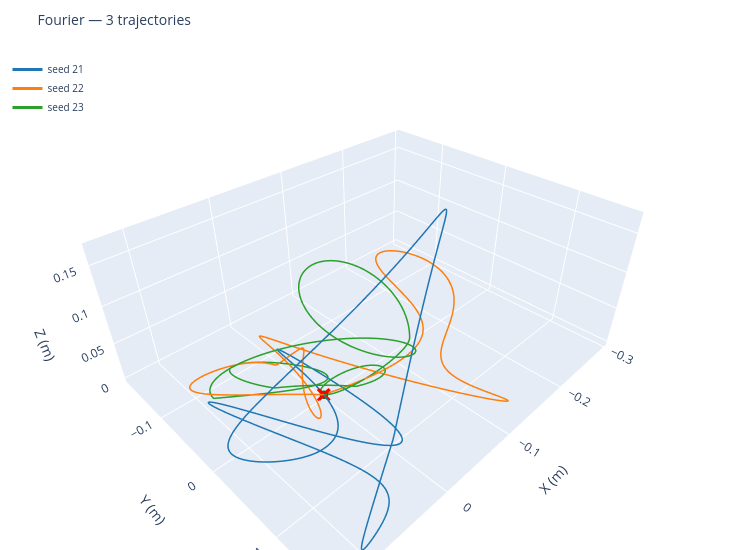
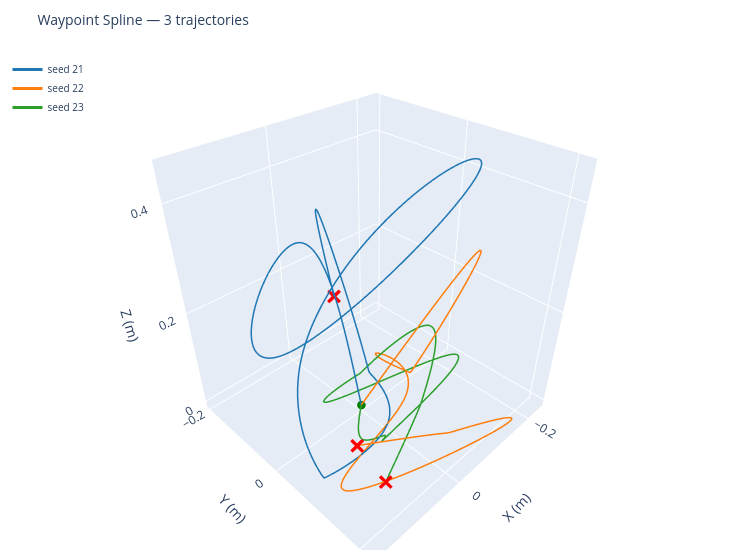
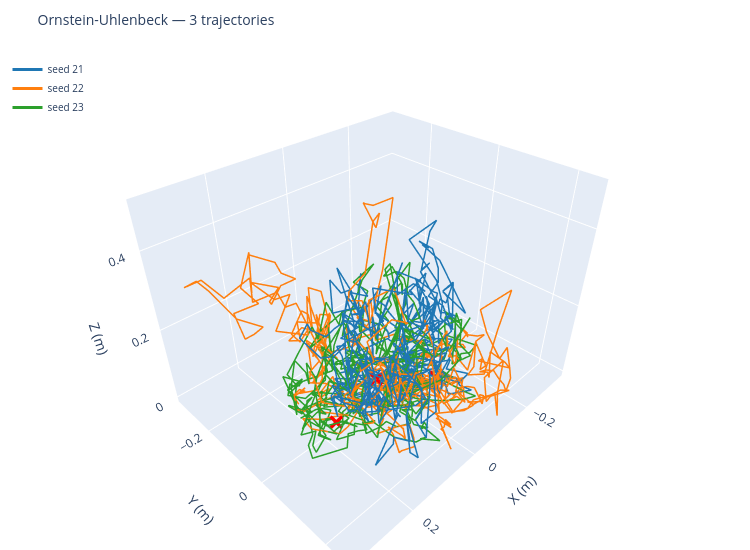
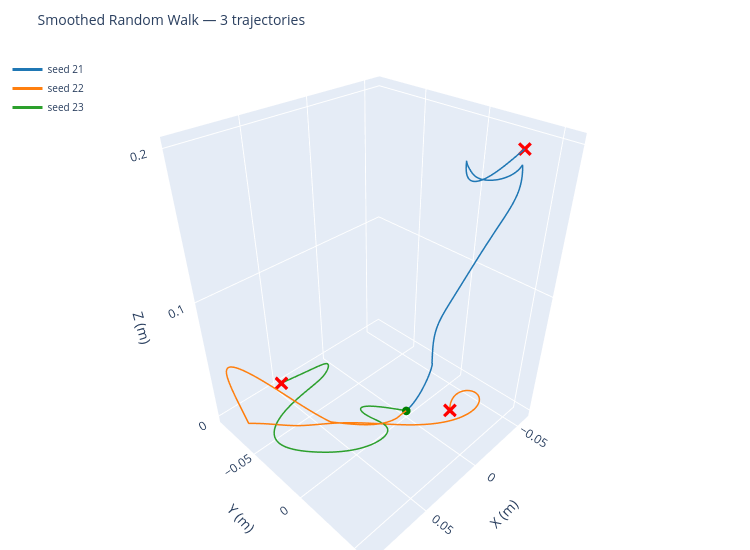

Source (notebook cell) for these figures, in order:
### Markdown cell above
## 3D Path Visualization

Interactive 3D plots showing the full trajectory path for each method.
All examples for a given method are shown on the same plot.

### Code cell
colors = ["#1f77b4", "#ff7f0e", "#2ca02c", "#d62728", "#9467bd"]

for method_name, trajs in all_trajectories.items():
    fig = go.Figure()
    for i, traj in enumerate(trajs):
        T = len(traj)
        fig.add_trace(
            go.Scatter3d(
                x=traj[:, 0],
                y=traj[:, 1],
                z=traj[:, 2],
                mode="lines",
                line=dict(color=colors[i % len(colors)], width=3),
                name=f"seed {SEED + i}",
                hovertemplate="t=%{customdata}<br>x=%{x:.3f}<br>y=%{y:.3f}<br>z=%{z:.3f}",
                customdata=np.arange(T),
            )
        )
        # Start marker
        fig.add_trace(
            go.Scatter3d(
                x=[traj[0, 0]],
                y=[traj[0, 1]],
                z=[traj[0, 2]],
                mode="markers",
                marker=dict(size=5, color="green", symbol="circle"),
                name=f"start {i}",
                showlegend=False,
            )
        )
        # End marker
        fig.add_trace(
            go.Scatter3d(
                x=[traj[-1, 0]],
                y=[traj[-1, 1]],
                z=[traj[-1, 2]],
                mode="markers",
                marker=dict(size=5, color="red", symbol="x"),
                name=f"end {i}",
                showlegend=False,
            )
        )

    fig.update_layout(
        title=dict(
            text=f"{method_name} — {N_EXAMPLES} trajectories", font=dict(size=14)
        ),
        scene=dict(
            xaxis_title="X (m)",
            yaxis_title="Y (m)",
            zaxis_title="Z (m)",
            aspectmode="data",
        ),
        width=750,
        height=550,
        legend=dict(x=0.01, y=0.99, font=dict(size=10)),
        margin=dict(l=0, r=0, t=50, b=0),
    )
    fig.show()

### Figure 1 — Plotly figure (JSON) as saved in the notebook; plotly's stock layout.template omitted (floating-point values rounded to 4 significant figures; data arrays with more than 128 entries replaced by an {"elided": "..."} marker saying what was removed)
{"data": [{"customdata": {"elided": "500 int values"}, "hovertemplate": "t=%{customdata}<br>x=%{x:.3f}<br>y=%{y:.3f}<br>z=%{z:.3f}", "line": {"color": "#1f77b4", "width": 3}, "mode": "lines", "name": "seed 21", "type": "scatter3d", "x": {"elided": "500 float values"}, "y": {"elided": "500 float values"}, "z": {"elided": "500 float values"}}, {"marker": {"color": "green", "size": 5, "symbol": "circle"}, "mode": "markers", "name": "start 0", "showlegend": false, "type": "scatter3d", "x": [0], "y": [0], "z": [0]}, {"marker": {"color": "red", "size": 5, "symbol": "x"}, "mode": "markers", "name": "end 0", "showlegend": false, "type": "scatter3d", "x": [-8.674e-17], "y": [1.18e-16], "z": [5.204e-17]}, {"customdata": {"elided": "500 int values"}, "hovertemplate": "t=%{customdata}<br>x=%{x:.3f}<br>y=%{y:.3f}<br>z=%{z:.3f}", "line": {"color": "#ff7f0e", "width": 3}, "mode": "lines", "name": "seed 22", "type": "scatter3d", "x": {"elided": "500 float values"}, "y": {"elided": "500 float values"}, "z": {"elided": "500 float values"}}, {"marker": {"color": "green", "size": 5, "symbol": "circle"}, "mode": "markers", "name": "start 1", "showlegend": false, "type": "scatter3d", "x": [0], "y": [0], "z": [0]}, {"marker": {"color": "red", "size": 5, "symbol": "x"}, "mode": "markers", "name": "end 1", "showlegend": false, "type": "scatter3d", "x": [1.527e-16], "y": [-5.204e-17], "z": [5.551e-17]}, {"customdata": {"elided": "500 int values"}, "hovertemplate": "t=%{customdata}<br>x=%{x:.3f}<br>y=%{y:.3f}<br>z=%{z:.3f}", "line": {"color": "#2ca02c", "width": 3}, "mode": "lines", "name": "seed 23", "type": "scatter3d", "x": {"elided": "500 float values"}, "y": {"elided": "500 float values"}, "z": {"elided": "500 float values"}}, {"marker": {"color": "green", "size": 5, "symbol": "circle"}, "mode": "markers", "name": "start 2", "showlegend": false, "type": "scatter3d", "x": [0], "y": [0], "z": [0]}, {"marker": {"color": "red", "size": 5, "symbol": "x"}, "mode": "markers", "name": "end 2", "showlegend": false, "type": "scatter3d", "x": [6.939e-18], "y": [3.469e-17], "z": [0]}], "layout": {"height": 550, "legend": {"font": {"size": 10}, "x": 0.01, "y": 0.99}, "margin": {"b": 0, "l": 0, "r": 0, "t": 50}, "scene": {"aspectmode": "data", "xaxis": {"title": {"text": "X (m)"}}, "yaxis": {"title": {"text": "Y (m)"}}, "zaxis": {"title": {"text": "Z (m)"}}}, "title": {"font": {"size": 14}, "text": "Fourier — 3 trajectories"}, "width": 750}}

### Figure 2 — Plotly figure (JSON) as saved in the notebook; plotly's stock layout.template omitted (floating-point values rounded to 4 significant figures; data arrays with more than 128 entries replaced by an {"elided": "..."} marker saying what was removed)
{"data": [{"customdata": {"elided": "500 int values"}, "hovertemplate": "t=%{customdata}<br>x=%{x:.3f}<br>y=%{y:.3f}<br>z=%{z:.3f}", "line": {"color": "#1f77b4", "width": 3}, "mode": "lines", "name": "seed 21", "type": "scatter3d", "x": {"elided": "500 float values"}, "y": {"elided": "500 float values"}, "z": {"elided": "500 float values"}}, {"marker": {"color": "green", "size": 5, "symbol": "circle"}, "mode": "markers", "name": "start 0", "showlegend": false, "type": "scatter3d", "x": [0], "y": [0], "z": [0]}, {"marker": {"color": "red", "size": 5, "symbol": "x"}, "mode": "markers", "name": "end 0", "showlegend": false, "type": "scatter3d", "x": [-0.0803], "y": [-0.1571], "z": [0.1257]}, {"customdata": {"elided": "500 int values"}, "hovertemplate": "t=%{customdata}<br>x=%{x:.3f}<br>y=%{y:.3f}<br>z=%{z:.3f}", "line": {"color": "#ff7f0e", "width": 3}, "mode": "lines", "name": "seed 22", "type": "scatter3d", "x": {"elided": "500 float values"}, "y": {"elided": "500 float values"}, "z": {"elided": "500 float values"}}, {"marker": {"color": "green", "size": 5, "symbol": "circle"}, "mode": "markers", "name": "start 1", "showlegend": false, "type": "scatter3d", "x": [0], "y": [0], "z": [0]}, {"marker": {"color": "red", "size": 5, "symbol": "x"}, "mode": "markers", "name": "end 1", "showlegend": false, "type": "scatter3d", "x": [0.0944], "y": [0.08918], "z": [0.0386]}, {"customdata": {"elided": "500 int values"}, "hovertemplate": "t=%{customdata}<br>x=%{x:.3f}<br>y=%{y:.3f}<br>z=%{z:.3f}", "line": {"color": "#2ca02c", "width": 3}, "mode": "lines", "name": "seed 23", "type": "scatter3d", "x": {"elided": "500 float values"}, "y": {"elided": "500 float values"}, "z": {"elided": "500 float values"}}, {"marker": {"color": "green", "size": 5, "symbol": "circle"}, "mode": "markers", "name": "start 2", "showlegend": false, "type": "scatter3d", "x": [0], "y": [0], "z": [0]}, {"marker": {"color": "red", "size": 5, "symbol": "x"}, "mode": "markers", "name": "end 2", "showlegend": false, "type": "scatter3d", "x": [0.09099], "y": [0.1508], "z": [0]}], "layout": {"height": 550, "legend": {"font": {"size": 10}, "x": 0.01, "y": 0.99}, "margin": {"b": 0, "l": 0, "r": 0, "t": 50}, "scene": {"aspectmode": "data", "xaxis": {"title": {"text": "X (m)"}}, "yaxis": {"title": {"text": "Y (m)"}}, "zaxis": {"title": {"text": "Z (m)"}}}, "title": {"font": {"size": 14}, "text": "Waypoint Spline — 3 trajectories"}, "width": 750}}

### Figure 3 — Plotly figure (JSON) as saved in the notebook; plotly's stock layout.template omitted (floating-point values rounded to 4 significant figures; data arrays with more than 128 entries replaced by an {"elided": "..."} marker saying what was removed)
{"data": [{"customdata": {"elided": "500 int values"}, "hovertemplate": "t=%{customdata}<br>x=%{x:.3f}<br>y=%{y:.3f}<br>z=%{z:.3f}", "line": {"color": "#1f77b4", "width": 3}, "mode": "lines", "name": "seed 21", "type": "scatter3d", "x": {"elided": "500 float values"}, "y": {"elided": "500 float values"}, "z": {"elided": "500 float values"}}, {"marker": {"color": "green", "size": 5, "symbol": "circle"}, "mode": "markers", "name": "start 0", "showlegend": false, "type": "scatter3d", "x": [0], "y": [0], "z": [0]}, {"marker": {"color": "red", "size": 5, "symbol": "x"}, "mode": "markers", "name": "end 0", "showlegend": false, "type": "scatter3d", "x": [-0.1157], "y": [0.05623], "z": [0]}, {"customdata": {"elided": "500 int values"}, "hovertemplate": "t=%{customdata}<br>x=%{x:.3f}<br>y=%{y:.3f}<br>z=%{z:.3f}", "line": {"color": "#ff7f0e", "width": 3}, "mode": "lines", "name": "seed 22", "type": "scatter3d", "x": {"elided": "500 float values"}, "y": {"elided": "500 float values"}, "z": {"elided": "500 float values"}}, {"marker": {"color": "green", "size": 5, "symbol": "circle"}, "mode": "markers", "name": "start 1", "showlegend": false, "type": "scatter3d", "x": [0], "y": [0], "z": [0]}, {"marker": {"color": "red", "size": 5, "symbol": "x"}, "mode": "markers", "name": "end 1", "showlegend": false, "type": "scatter3d", "x": [0.06397], "y": [0.0283], "z": [0.09279]}, {"customdata": {"elided": "500 int values"}, "hovertemplate": "t=%{customdata}<br>x=%{x:.3f}<br>y=%{y:.3f}<br>z=%{z:.3f}", "line": {"color": "#2ca02c", "width": 3}, "mode": "lines", "name": "seed 23", "type": "scatter3d", "x": {"elided": "500 float values"}, "y": {"elided": "500 float values"}, "z": {"elided": "500 float values"}}, {"marker": {"color": "green", "size": 5, "symbol": "circle"}, "mode": "markers", "name": "start 2", "showlegend": false, "type": "scatter3d", "x": [0], "y": [0], "z": [0]}, {"marker": {"color": "red", "size": 5, "symbol": "x"}, "mode": "markers", "name": "end 2", "showlegend": false, "type": "scatter3d", "x": [0.1581], "y": [-0.005643], "z": [0]}], "layout": {"height": 550, "legend": {"font": {"size": 10}, "x": 0.01, "y": 0.99}, "margin": {"b": 0, "l": 0, "r": 0, "t": 50}, "scene": {"aspectmode": "data", "xaxis": {"title": {"text": "X (m)"}}, "yaxis": {"title": {"text": "Y (m)"}}, "zaxis": {"title": {"text": "Z (m)"}}}, "title": {"font": {"size": 14}, "text": "Ornstein-Uhlenbeck — 3 trajectories"}, "width": 750}}

### Figure 4 — Plotly figure (JSON) as saved in the notebook; plotly's stock layout.template omitted (floating-point values rounded to 4 significant figures; data arrays with more than 128 entries replaced by an {"elided": "..."} marker saying what was removed)
{"data": [{"customdata": {"elided": "500 int values"}, "hovertemplate": "t=%{customdata}<br>x=%{x:.3f}<br>y=%{y:.3f}<br>z=%{z:.3f}", "line": {"color": "#1f77b4", "width": 3}, "mode": "lines", "name": "seed 21", "type": "scatter3d", "x": {"elided": "500 float values"}, "y": {"elided": "500 float values"}, "z": {"elided": "500 float values"}}, {"marker": {"color": "green", "size": 5, "symbol": "circle"}, "mode": "markers", "name": "start 0", "showlegend": false, "type": "scatter3d", "x": [0], "y": [0], "z": [0]}, {"marker": {"color": "red", "size": 5, "symbol": "x"}, "mode": "markers", "name": "end 0", "showlegend": false, "type": "scatter3d", "x": [-0.05912], "y": [0.03008], "z": [0.1899]}, {"customdata": {"elided": "500 int values"}, "hovertemplate": "t=%{customdata}<br>x=%{x:.3f}<br>y=%{y:.3f}<br>z=%{z:.3f}", "line": {"color": "#ff7f0e", "width": 3}, "mode": "lines", "name": "seed 22", "type": "scatter3d", "x": {"elided": "500 float values"}, "y": {"elided": "500 float values"}, "z": {"elided": "500 float values"}}, {"marker": {"color": "green", "size": 5, "symbol": "circle"}, "mode": "markers", "name": "start 1", "showlegend": false, "type": "scatter3d", "x": [0], "y": [0], "z": [0]}, {"marker": {"color": "red", "size": 5, "symbol": "x"}, "mode": "markers", "name": "end 1", "showlegend": false, "type": "scatter3d", "x": [-0.02287], "y": [0.02205], "z": [0]}, {"customdata": {"elided": "500 int values"}, "hovertemplate": "t=%{customdata}<br>x=%{x:.3f}<br>y=%{y:.3f}<br>z=%{z:.3f}", "line": {"color": "#2ca02c", "width": 3}, "mode": "lines", "name": "seed 23", "type": "scatter3d", "x": {"elided": "500 float values"}, "y": {"elided": "500 float values"}, "z": {"elided": "500 float values"}}, {"marker": {"color": "green", "size": 5, "symbol": "circle"}, "mode": "markers", "name": "start 2", "showlegend": false, "type": "scatter3d", "x": [0], "y": [0], "z": [0]}, {"marker": {"color": "red", "size": 5, "symbol": "x"}, "mode": "markers", "name": "end 2", "showlegend": false, "type": "scatter3d", "x": [0.04613], "y": [-0.08725], "z": [0]}], "layout": {"height": 550, "legend": {"font": {"size": 10}, "x": 0.01, "y": 0.99}, "margin": {"b": 0, "l": 0, "r": 0, "t": 50}, "scene": {"aspectmode": "data", "xaxis": {"title": {"text": "X (m)"}}, "yaxis": {"title": {"text": "Y (m)"}}, "zaxis": {"title": {"text": "Z (m)"}}}, "title": {"font": {"size": 14}, "text": "Smoothed Random Walk — 3 trajectories"}, "width": 750}}
